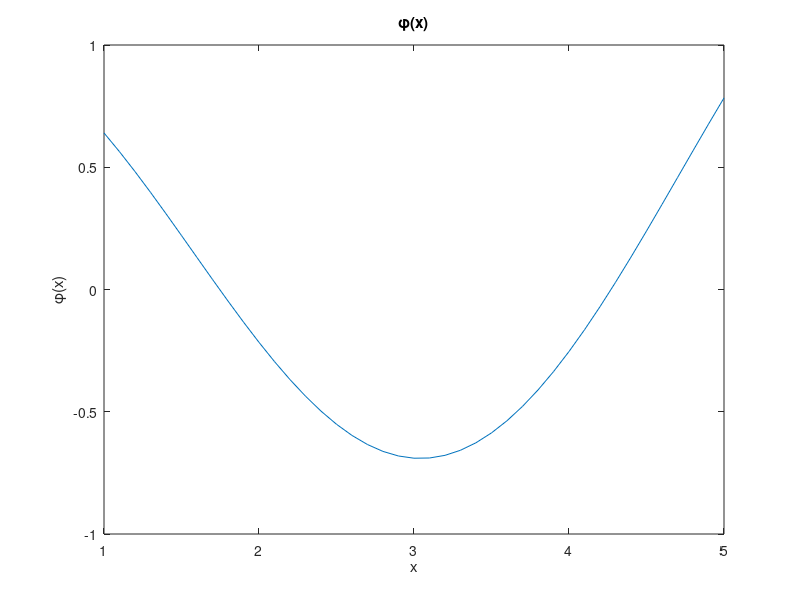
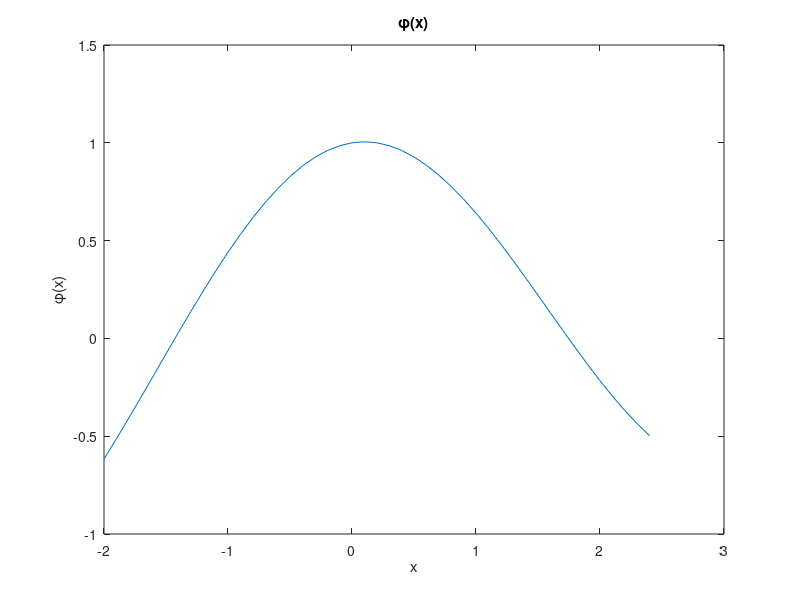

These charts were generated, in order, by the following MATLAB code:
1;

function y = phi(x)
  y = cos(x) + x/10;
end

% 4.a

x = 1:0.1:5;
y = phi(x);

plot(x,y);
xlabel('x');
ylabel('φ(x)');
title('φ(x)');
print('4.a.png', '-dpng');

a = 1;
b = 5;
tol = 1e-8;

tau = (sqrt(5) - 1)/2;
x1 = a + (1-tau)*(b-a);
f1 = phi(x1);
x2 = a + tau *(b-a);
f2 = phi(x2);

iters = 0

while ((b-a) > tol)
  iters += 1;

  if (f1 > f2)
    a = x1;
    x1 = x2;
    f1 = f2;
    x2 = a + tau * (b-a);
    f2 = phi(x2);
  else
    b = x2;
    x2 = x1;
    f2 = f1;
    x1 = a + (1-tau)*(b-a);
    f1 = phi(x1);
  end
end

x1
x2
a
b
f1
f2
iters



% 4.b
x = -2:0.1:2.4;
y = phi(x);

plot(x,y);
xlabel('x');
ylabel('φ(x)');
title('φ(x)');
print('4.b.png', '-dpng');

a = -2;
b = 2.4;
tol = 1e-8;

tau = (sqrt(5) - 1)/2;
x1 = a + (1-tau)*(b-a);
f1 = phi(x1);
x2 = a + tau *(b-a);
f2 = phi(x2);

iters = 0

while ((b-a) > tol)
  iters += 1;

  if (f1 > f2)
    a = x1;
    x1 = x2;
    f1 = f2;
    x2 = a + tau * (b-a);
    f2 = phi(x2);
  else
    b = x2;
    x2 = x1;
    f2 = f1;
    x1 = a + (1-tau)*(b-a);
    f1 = phi(x1);
  end
end

x1
x2
a
b
f1
f2
iters
